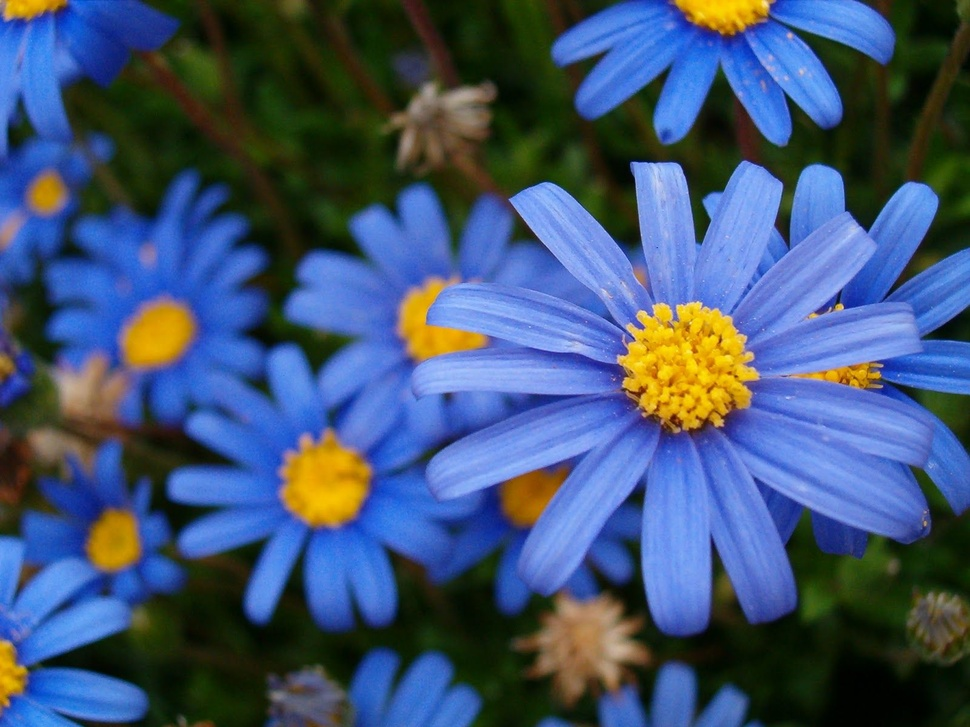
#> input picture image7.jpg, 970 x 727 px, shrunk from 1600 x 1200 before the run
$ python gamma_correction.py
#> lines starting #> are read from the running program, lines starting #| are printed output that depends on the picture
import cv2
import numpy as np


def gamma_correction(src, gamma):

    # output pixel value [0,255] = (i/255)^(1/gamma) * 255
    gamma = 1 / gamma
    table = [((i / 255) ** gamma) * 255 for i in range(256)]
    table = np.array(table, np.uint8)
    # For each pixel value in the range [0, 255] is calculated
    # corresponding gamma corrected value.
    # OpenCV provides LUT function which performs a lookup table transform.
    return cv2.LUT(src, table)
    # γ - gamma that controls image brightness.
    # If gamma < 1 then image will be darker,
    # if gamma > 1 then image will be lighter.
    # A gamma = 1 has no effect.


img = cv2.imread('image7.jpg')
#> img is the input picture: shape (727, 970, 3); mean B, G, R 114.8, 84.6, 64.9
new_img1 = gamma_correction(img, 2.2)
#> in gamma_correction, `return cv2.LUT(src, table)`:
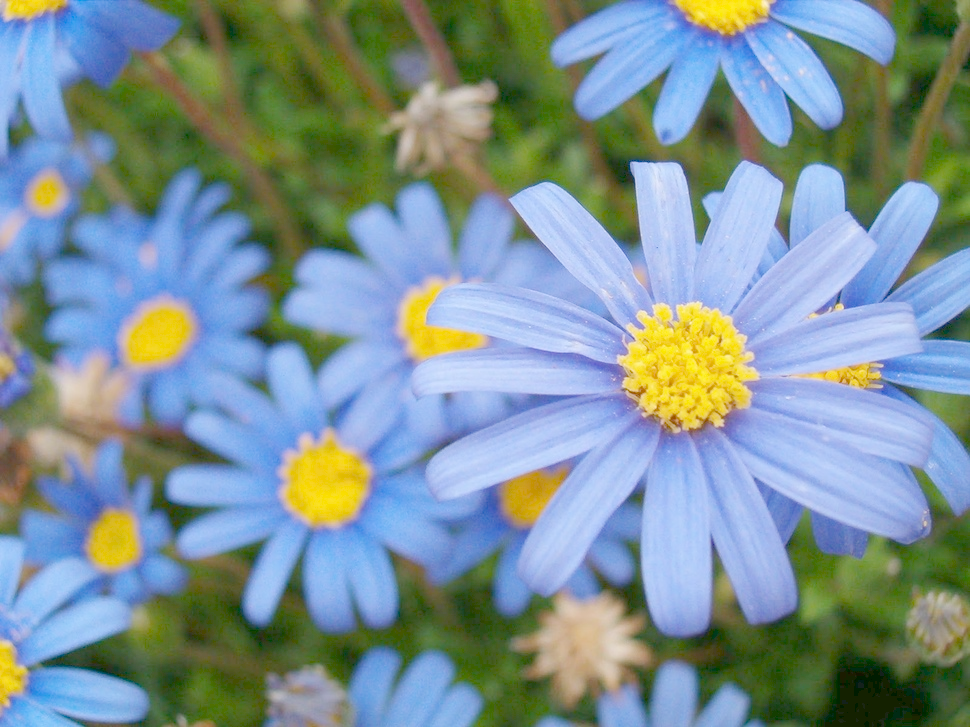
#> returned value: shape (727, 970, 3); mean of channels 0, 1, 2 149.6, 147, 126; drawn as B, G, R
cv2.imwrite('new1_image7.jpg', new_img1)
new_img2 = gamma_correction(img, 1.5)
#> call 2 of gamma_correction, with gamma = 1.5
#> in gamma_correction (call 2), `return cv2.LUT(src, table)`:
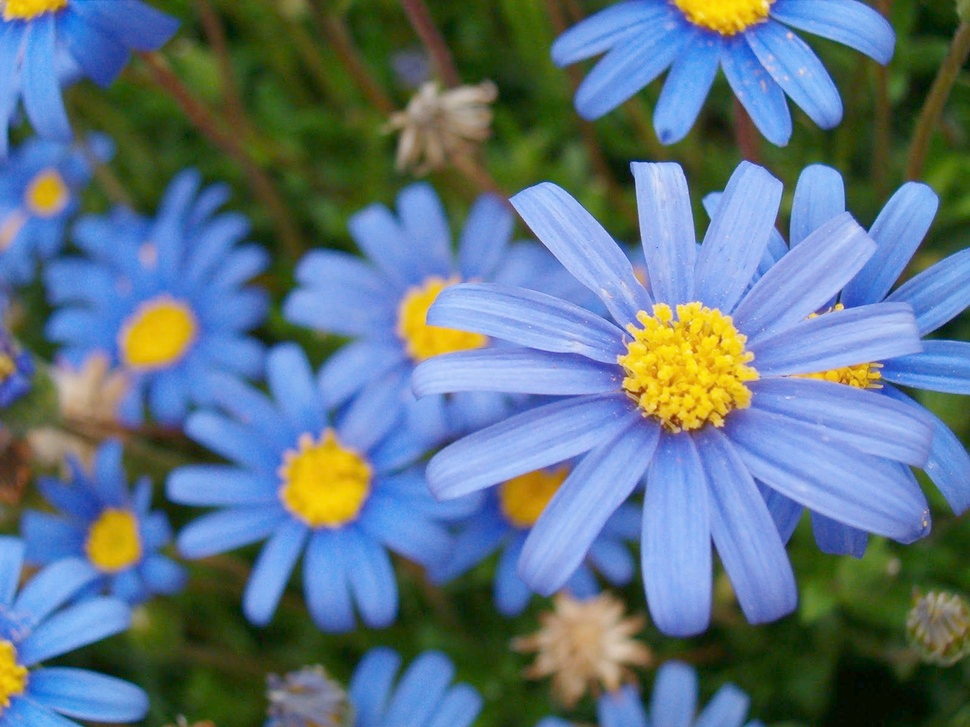
#> returned value: shape (727, 970, 3); mean of channels 0, 1, 2 131.8, 117, 95.2; drawn as B, G, R
cv2.imwrite('new2_image7.jpg', new_img2)
new_img3 = gamma_correction(img, 0.5)
#> call 3 of gamma_correction, with gamma = 0.5
#> in gamma_correction (call 3), `return cv2.LUT(src, table)`:
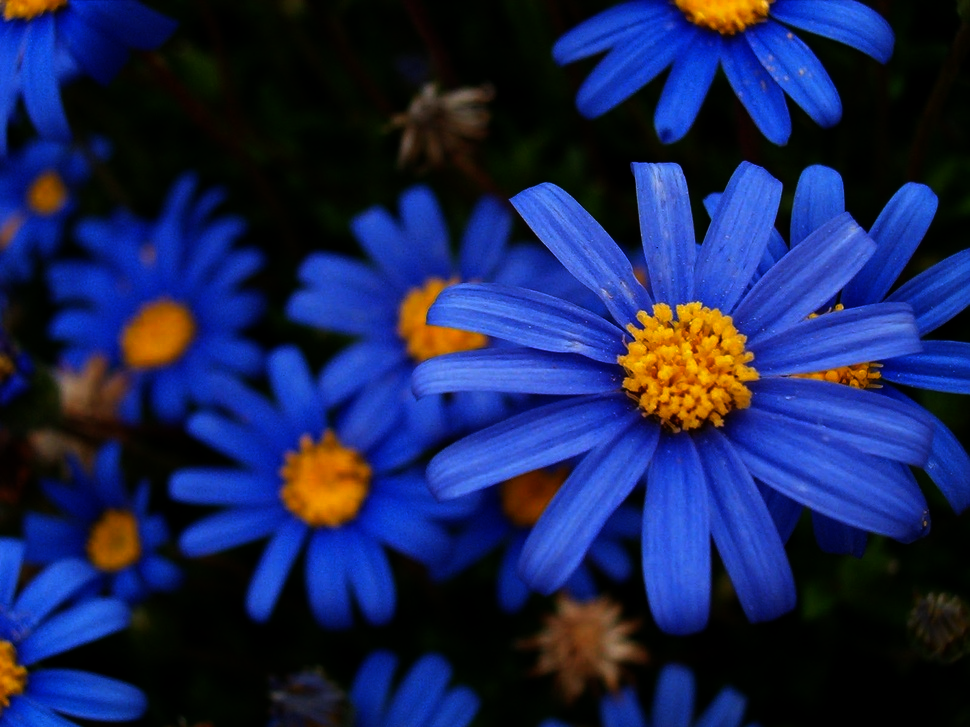
#> returned value: shape (727, 970, 3); mean of channels 0, 1, 2 87.3, 36.5, 26.2; drawn as B, G, R
cv2.imwrite('new3_image7.jpg', new_img3)
